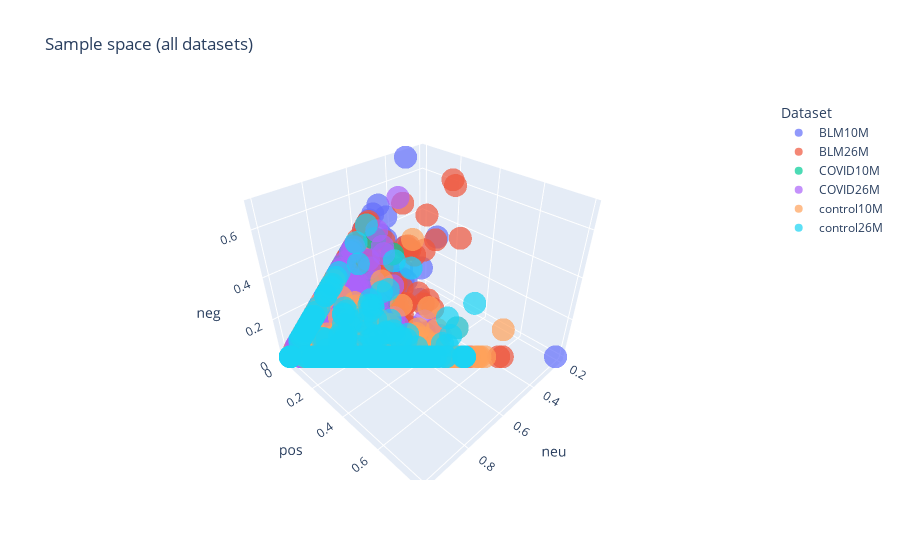

Notebook source saved alongside this figure:
### Markdown cell above
## 11. Exploratory 3D plot for all samples 
This code allows to explore the distribution of the samples in the "sentiment score" 3D space. For this plot the positive, neutral and negative variables are used to create a scatter plot of all the samples.

### Code cell
# %% 3D plot for all samples 
all_sampled = pd.DataFrame()
for data in sampled_data:
    sampled_data[data]['Dataset'] = [data] * len(sampled_data[data])

# Concatenate all samples and add a variable reflecting the class
all_sampled = pd.concat ([sampled_data['BLM10M'], sampled_data['BLM26M'], 
                          sampled_data['COVID10M'], sampled_data['COVID26M'],
                          sampled_data['control10M'], sampled_data['control26M']])

# 3D scatter plot all samles
fig = px.scatter_3d(all_sampled, x='neu', y='pos', 
                    z='neg', color='Dataset', 
                    opacity=0.7, title='Sample space (all datasets)')
fig.show()

### Figure 1 — Plotly figure (JSON) as saved in the notebook; plotly's stock layout.template omitted (floating-point values rounded to 4 significant figures; data arrays with more than 128 entries replaced by an {"elided": "..."} marker saying what was removed)
{"data": [{"hovertemplate": "Dataset=BLM10M<br>neu=%{x}<br>pos=%{y}<br>neg=%{z}<extra></extra>", "legendgroup": "BLM10M", "marker": {"color": "#636efa", "opacity": 0.7, "symbol": "circle"}, "mode": "markers", "name": "BLM10M", "scene": "scene", "showlegend": true, "type": "scatter3d", "x": {"elided": "303 float values"}, "y": {"elided": "303 float values"}, "z": {"elided": "303 float values"}}, {"hovertemplate": "Dataset=BLM26M<br>neu=%{x}<br>pos=%{y}<br>neg=%{z}<extra></extra>", "legendgroup": "BLM26M", "marker": {"color": "#EF553B", "opacity": 0.7, "symbol": "circle"}, "mode": "markers", "name": "BLM26M", "scene": "scene", "showlegend": true, "type": "scatter3d", "x": {"elided": "303 float values"}, "y": {"elided": "303 float values"}, "z": {"elided": "303 float values"}}, {"hovertemplate": "Dataset=COVID10M<br>neu=%{x}<br>pos=%{y}<br>neg=%{z}<extra></extra>", "legendgroup": "COVID10M", "marker": {"color": "#00cc96", "opacity": 0.7, "symbol": "circle"}, "mode": "markers", "name": "COVID10M", "scene": "scene", "showlegend": true, "type": "scatter3d", "x": {"elided": "303 float values"}, "y": {"elided": "303 float values"}, "z": {"elided": "303 float values"}}, {"hovertemplate": "Dataset=COVID26M<br>neu=%{x}<br>pos=%{y}<br>neg=%{z}<extra></extra>", "legendgroup": "COVID26M", "marker": {"color": "#ab63fa", "opacity": 0.7, "symbol": "circle"}, "mode": "markers", "name": "COVID26M", "scene": "scene", "showlegend": true, "type": "scatter3d", "x": {"elided": "303 float values"}, "y": {"elided": "303 float values"}, "z": {"elided": "303 float values"}}, {"hovertemplate": "Dataset=control10M<br>neu=%{x}<br>pos=%{y}<br>neg=%{z}<extra></extra>", "legendgroup": "control10M", "marker": {"color": "#FFA15A", "opacity": 0.7, "symbol": "circle"}, "mode": "markers", "name": "control10M", "scene": "scene", "showlegend": true, "type": "scatter3d", "x": {"elided": "303 float values"}, "y": {"elided": "303 float values"}, "z": {"elided": "303 float values"}}, {"hovertemplate": "Dataset=control26M<br>neu=%{x}<br>pos=%{y}<br>neg=%{z}<extra></extra>", "legendgroup": "control26M", "marker": {"color": "#19d3f3", "opacity": 0.7, "symbol": "circle"}, "mode": "markers", "name": "control26M", "scene": "scene", "showlegend": true, "type": "scatter3d", "x": {"elided": "303 float values"}, "y": {"elided": "303 float values"}, "z": {"elided": "303 float values"}}], "layout": {"legend": {"title": {"text": "Dataset"}, "tracegroupgap": 0}, "scene": {"domain": {"x": [0, 1], "y": [0, 1]}, "xaxis": {"title": {"text": "neu"}}, "yaxis": {"title": {"text": "pos"}}, "zaxis": {"title": {"text": "neg"}}}, "title": {"text": "Sample space (all datasets)"}}}
